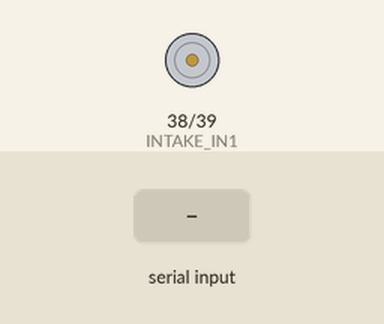
Simulated run of this sketch. Board: Arduino Mega 2560, built with avr-gcc and run on an emulated ATmega2560. On the bench: motor-driver pin pairs drawn as motors (green arrow = first pin HIGH = forward, orange = second pin HIGH = backward, longer = more drive). The inputs (shaded band) are chosen by the test bench. What the sketch prints to the serial monitor is not drawn.

Above: at 1.2 s.
1.3 s: "f\n" received over Serial
At 2.3 s:
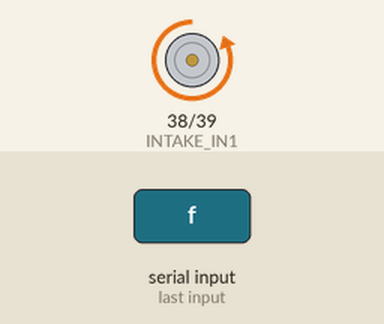
2.8 s: "b\n" received over Serial
At 3.4 s:
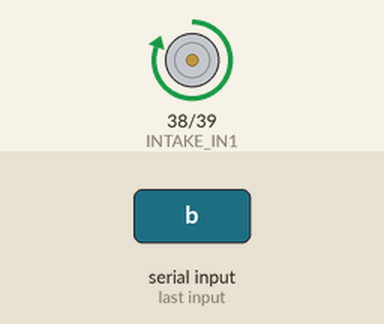
4.3 s: "f90\n" received over Serial
At 5.7 s:
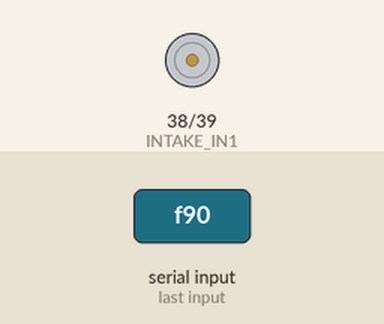
Timing chart, 0 to 7.3 s (numbered marks = the images above; inputs shaded):
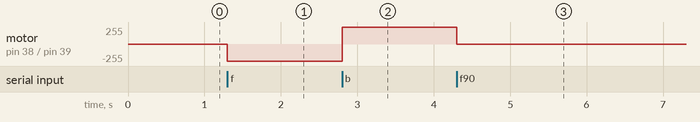

Measured:
- after the input at 1.3 s, motor on pin 38 (INTAKE_IN1) / pin 39 (INTAKE_IN2): stopped → backward 255/255 at once
- after the input at 2.8 s, motor on pin 38 (INTAKE_IN1) / pin 39 (INTAKE_IN2): backward 255/255 → forward 255/255 at once
- after the input at 4.3 s, motor on pin 38 (INTAKE_IN1) / pin 39 (INTAKE_IN2): forward 255/255 → stopped at once

The sketch:

intake_test.ino
```cpp
// ============================================================
//  MDD 3A - Serial Monitor Controlled Intake Motor
//  Commands:
//    f        → Forward (last set speed)
//    b        → Backward (last set speed)
//    s        → Stop
//    s<0-255> → Set speed (e.g. s150)
//    f<0-255> → Forward at speed (e.g. f200)
//    b<0-255> → Backward at speed (e.g. b100)
// ============================================================

const int INTAKE_IN1 = 38;   // M2A (PWM pin)
const int INTAKE_IN2 = 39;   // M2B

int currentSpeed = 255;  // Default full speed

void setup() {
  Serial.begin(115200);
  pinMode(INTAKE_IN1, OUTPUT);
  pinMode(INTAKE_IN2, OUTPUT);

  stopMotor();

  Serial.println("=============================");
  Serial.println(" Intake Motor Serial Control");
  Serial.println("=============================");
  printHelp();
}

void loop() {
  if (Serial.available() > 0) {
    String cmd = Serial.readStringUntil('\n');
    cmd.trim();
    cmd.toLowerCase();

    if (cmd.length() == 0) return;

    char dir = cmd.charAt(0);

    // Parse optional speed from command (e.g. f180, b200, s150)
    if (cmd.length() > 1) {
      int parsedSpeed = cmd.substring(1).toInt();
      if (parsedSpeed >= 0 && parsedSpeed <= 255) {
        currentSpeed = parsedSpeed;
      }
    }

    if (dir == 'f') {
      moveForward(currentSpeed);
      Serial.print(">> FORWARD | Speed: ");
      Serial.println(currentSpeed);

    } else if (dir == 'b') {
      moveBackward(currentSpeed);
      Serial.print(">> BACKWARD | Speed: ");
      Serial.println(currentSpeed);

    } else if (dir == 's') {
      if (cmd.length() == 1) {
        // Plain 's' = stop
        stopMotor();
        Serial.println(">> STOP");
      } else {
        // 's200' = set speed only, no direction change
        Serial.print(">> Speed set to: ");
        Serial.println(currentSpeed);
      }

    } else if (dir == 'h' || dir == '?') {
      printHelp();

    } else {
      Serial.print(">> Unknown command: '");
      Serial.print(cmd);
      Serial.println("' — type 'h' for help");
    }
  }
}

// ── Motor Control Functions ──────────────────────────────────

void moveForward(int speed) {
  analogWrite(INTAKE_IN1, 0);       // IN1 LOW
  analogWrite(INTAKE_IN2, speed);   // IN2 PWM
}

void moveBackward(int speed) {
  analogWrite(INTAKE_IN1, speed);   // IN1 PWM
  analogWrite(INTAKE_IN2, 0);       // IN2 LOW
}

void stopMotor() {
  analogWrite(INTAKE_IN1, 0);
  analogWrite(INTAKE_IN2, 0);
}

// ── Help Text ────────────────────────────────────────────────

void printHelp() {
  Serial.println();
  Serial.println("Commands:");
  Serial.println("  f        → Forward at current speed");
  Serial.println("  b        → Backward at current speed");
  Serial.println("  s        → Stop motor");
  Serial.println("  f<speed> → Forward at speed 0-255  (e.g. f180)");
  Serial.println("  b<speed> → Backward at speed 0-255 (e.g. b100)");
  Serial.println("  s<speed> → Set speed without changing direction (e.g. s200)");
  Serial.println("  h or ?   → Show this help");
  Serial.println();
  Serial.print("Current speed: ");
  Serial.println(currentSpeed);
  Serial.println();
}
```
